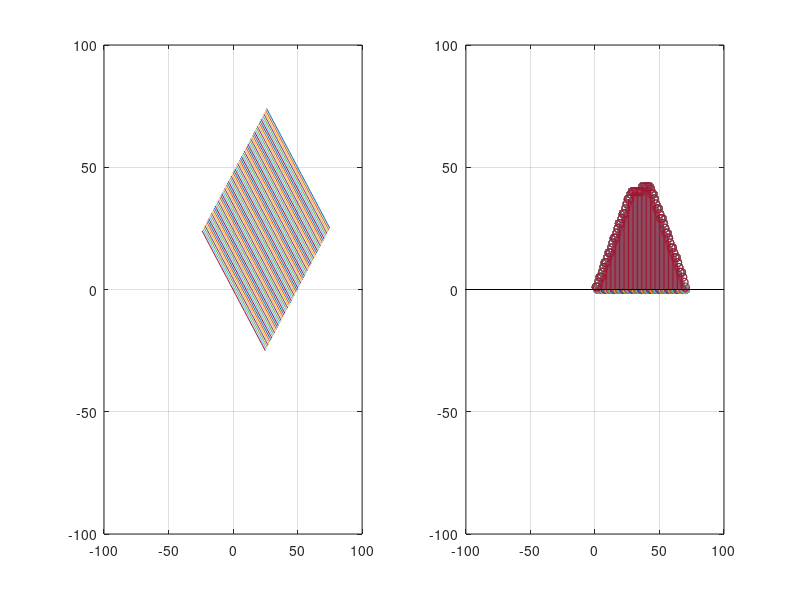
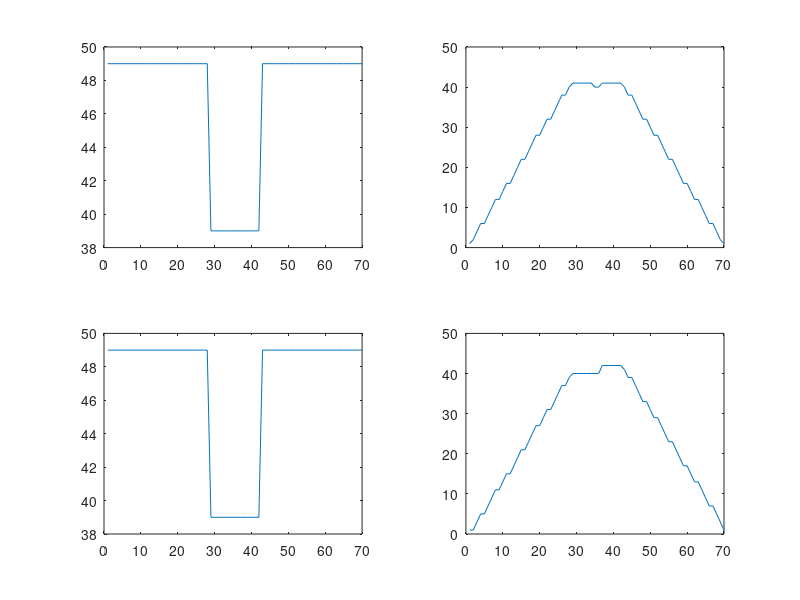

Write MATLAB code to recreate these figures, in order.
clear all;
hold off;
i_boyut = 10;
i2_boyut = 50;
S = ones(i2_boyut);
H = zeros(i_boyut);
projector = 4;
sensors = 70;
sensors = sensors - 1;
middle2 = floor(i2_boyut/2);
middle1= floor(i_boyut/2);
S(middle2-middle1+1:middle2+middle1,middle2-middle1+1:middle2+middle1) = H;
P = zeros(projector,sensors);
X_points = 1:i2_boyut;
Y_points = 1:i2_boyut;
sensor=1;
sum_beam=0;
## %% for 0 degree
## a=figure('Name','for 0 degree');
for j=1:projector
  sensor=1;
  if j==1
 for i = i2_boyut/2:(-i2_boyut/sensors):-i2_boyut/2
     Y0_axis(1:i2_boyut)=-i+i2_boyut/2;
     X0_axis=X_points;
     for k = 1:length(Y0_axis)-1
         X_point = ceil(X0_axis(k));
         Y_point = ceil(Y0_axis(k));
         if(X_point == 0)
             X_point = 1;
         end
         if(Y_point == 0)
             Y_point = 1;
         end
        intensity = S(X_point,Y_point);
        len = 1;
        sum_beam = sum_beam +len*intensity;
     end
     P(1,sensor) = sum_beam;
     sum_beam=0;
     sensor = sensor + 1;
##     subplot(1,2,1)
##    plot(X0_axis,Y0_axis);
##     xlim([-2*i2_boyut 2*i2_boyut]) ;
##     ylim([-2*i2_boyut 2*i2_boyut]);
##    hold on;
##     subplot(1,2,2)
##     stem(P(1,:))
##     pause(0.04);
##     hold on;
##     grid on;
##     xlim([0 2*i2_boyut]) ;
##     ylim([0 2*i2_boyut]);
 end
 hold off;
end
## pause(3)
## for 45 degree
##b=figure('Name','for 45 degree');
if j==2
 for i = i2_boyut/2:(-i2_boyut/sensors):-i2_boyut/2
    Y45_axis = (Y_points+i);
     X45_axis = X_points-i;
    for k = 1:length(X45_axis)-1
        X_point = ceil(X45_axis(k));
        Y_point = ceil(Y45_axis(k));
        if X_point <0 || X_point >i2_boyut
            continue
        end
        if Y_point <0 || Y_point >i2_boyut
            continue
        end
        if(X_point == 0)
            X_point = 1;
        end
        if(Y_point == 0)
            Y_point = 1;
        end
       intensity = S(X_point,Y_point);
       len = 1;
       sum_beam = sum_beam +len*intensity;
    end
    P(2,sensor) = sum_beam;
    sum_beam=0;
    sensor = sensor + 1;
##    subplot(1,2,1)
##    plot(X45_axis,Y45_axis);
##     xlim([-2*i2_boyut 2*i2_boyut]) ;
##    ylim([-2*i2_boyut 2*i2_boyut]);
##    hold on;
##    grid on;
##    subplot(1,2,2)
##    stem(P(2,:))
##    xlim([0 2*i2_boyut]) ;
##    ylim([0  2*i2_boyut]);
##    pause(0.5);
##    hold on;
##    grid on;
    end
end
##hold off;
## pause(3)
## %%for 90 degree
## c=figure('Name','for 90 degree');
if j==3
for i = i2_boyut/2:(-i2_boyut/sensors):-i2_boyut/2
     X90_axis(1:i2_boyut)=i2_boyut/2-i;
     Y90_axis = Y_points;
     for k = 1:length(X90_axis)-1
         X_point = ceil(X90_axis(k));
         Y_point = ceil(Y90_axis(k));
         if(X_point == 0)
             X_point = 1;
         end
         if(Y_point == 0)
             Y_point = 1;
         end
        intensity = S(X_point,Y_point);
        len = 1;
        sum_beam = sum_beam +len*intensity;
     end
     P(3,sensor) = sum_beam;
     sum_beam=0;
     sensor = sensor + 1;
##     subplot(1,2,1)
##     plot(X90_axis,Y90_axis);
##     xlim([-i2_boyut 2*i2_boyut]) ;
##     ylim([-i2_boyut 2*i2_boyut]);
##     hold on;
##     subplot(1,2,2)
##     stem(P(3,:))
##    xlim([0 2*i2_boyut]) ;
##    ylim([0  2*i2_boyut]);
##     pause(0.04);
##     hold on;
##     grid on;
 end
 #hold off;
## pause(3)
end
## %%for 135 degree
## d = figure('Name','for 135 degree');

 if j==4
 for i = i2_boyut/2:(-i2_boyut/sensors):-i2_boyut/2
    Y135_axis = -(Y_points-i2_boyut-i);
    X135_axis = X_points+i;
    
     for k = 1:length(X135_axis)-1
         X_point = ceil(X135_axis(k));
         Y_point = ceil(Y135_axis(k));
         if X_point <0 || X_point >i2_boyut
             continue
         end
         if Y_point <0 || Y_point >i2_boyut
             continue
         end
         if(X_point == 0)
             X_point = 1;
         end
         if(Y_point == 0)
             Y_point = 1;
         end
        intensity = S(X_point,Y_point);
        len = 1;
        sum_beam = sum_beam +len*intensity;
     end
     P(4,sensor) = sum_beam;
     sum_beam=0;
     sensor = sensor + 1;
     subplot(1,2,1)
     plot(X135_axis,Y135_axis);
     xlim([-2*i2_boyut 2*i2_boyut]) ;
     ylim([-2*i2_boyut 2*i2_boyut]);
     hold on;
     grid on;
     hold on;
     subplot(1,2,2)
     stem(P(4,:))
     xlim([0 2*i2_boyut]) ;
     ylim([0 2*i2_boyut]);
     pause(0.04);
     hold on;
     grid on;
     xlim([-2*i2_boyut 2*i2_boyut]) ;
     ylim([-2*i2_boyut 2*i2_boyut]);   
end
end
end
figure
subplot(2,2,1)
plot(P(1,:))
subplot(2,2,2)
plot(P(2,:))
subplot(2,2,3)
plot(P(3,:))
subplot(2,2,4)
plot(P(4,:))


 
 